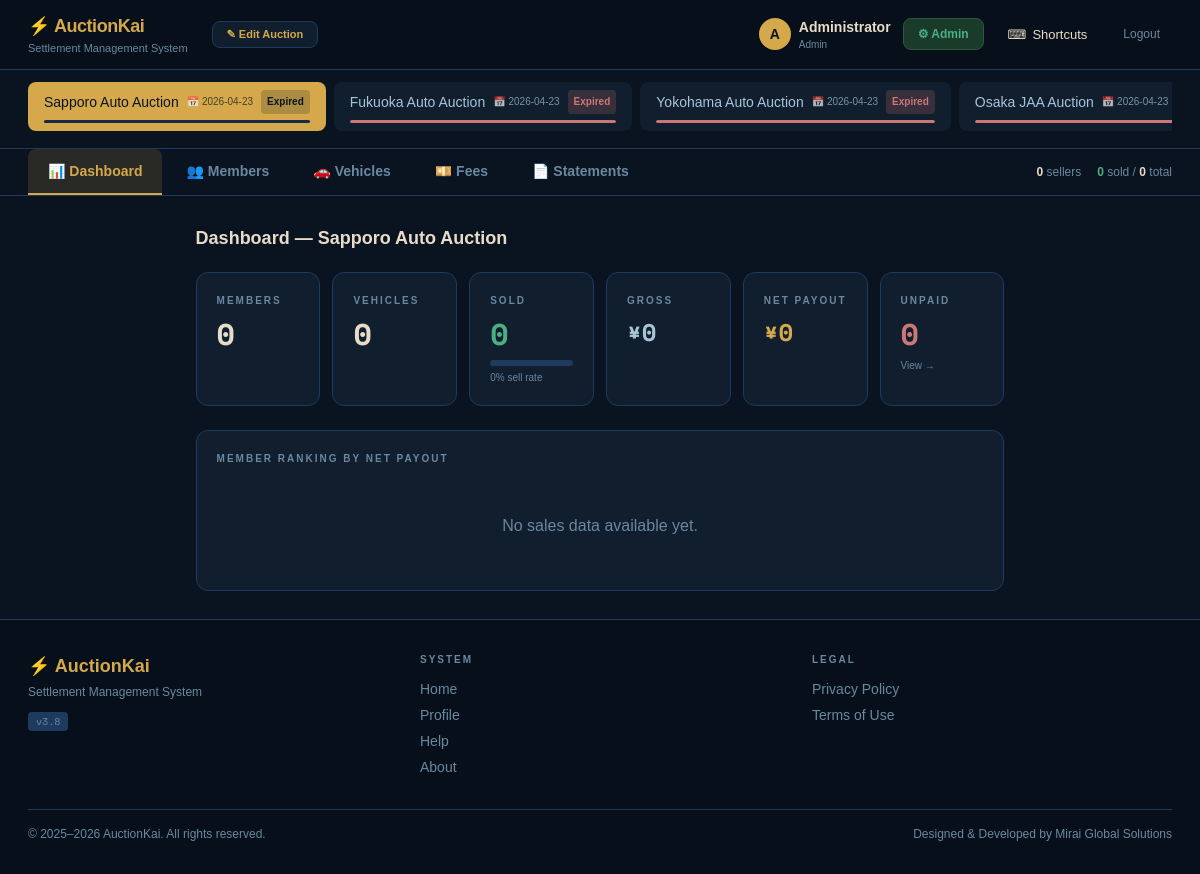
/index.php (signed in), run on the app's committed database.
### tables this page shows
CREATE TABLE IF NOT EXISTS `auction` (
  `id`              INT UNSIGNED AUTO_INCREMENT PRIMARY KEY,
  `user_id`         INT UNSIGNED NOT NULL,
  `name`            VARCHAR(200) NOT NULL,
  `date`            DATE         NOT NULL,
  `commission_fee` DECIMAL(12,0) NOT NULL DEFAULT 3300 COMMENT 'Commission fee per member',
  `expires_at`      DATE         NOT NULL COMMENT 'Auto-delete sold vehicles + auction after this date',
  `created_at`      TIMESTAMP    DEFAULT CURRENT_TIMESTAMP,
  `updated_at`      TIMESTAMP    DEFAULT CURRENT_TIMESTAMP ON UPDATE CURRENT_TIMESTAMP,
  FOREIGN KEY (`user_id`) REFERENCES `users`(`id`) ON DELETE CASCADE
);

### includes/helpers.php (called while the page is built, shortened)
<?php
function fmt(float $n): string {
    return '¥' . number_format(round($n));
}
function h(string $s): string {
    return htmlspecialchars($s, ENT_QUOTES, 'UTF-8');
}
function calcStatement(int $memberId, array $vehicles, float $commissionFee, array $specialFees = []): array {
    $all = array_values(array_filter($vehicles, fn($v) => (int)$v['member_id'] === $memberId));
    $mv = array_values(array_filter($all, fn($v) => $v['sold']));
    $uv = array_values(array_filter($all, fn($v) => !$v['sold']));
    $count       = count($mv);
    $unsoldCount = count($uv);
    $grossSales  = array_sum(array_column($mv, 'sold_price'));
    $taxTotal    = array_sum(array_map(fn($v) => round((float)$v['sold_price'] * 0.10), $mv));
    $recycleTotal= array_sum(array_map(fn($v) => (float)($v['recycle_fee'] ?? 0), $mv));
    $listingFeeTotal = array_sum(array_map(fn($v) => (float)($v['listing_fee'] ?? 0), $mv));
    $soldFeeTotal    = array_sum(array_map(fn($v) => (float)($v['sold_fee'] ?? 0), $mv));
    $nagareFeeTotal  = array_sum(array_map(fn($v) => (float)($v['nagare_fee'] ?? 0), $uv));
    $commissionTotal = $commissionFee;
    $specialDeductions = 0;
    $specialAdditions = 0;
    $totalReceived = $grossSales + $taxTotal + $recycleTotal + $specialAdditions;
    $totalVehicleDed = $listingFeeTotal + $soldFeeTotal + $nagareFeeTotal;
    $totalDed = $totalVehicleDed + $commissionTotal + $specialDeductions;
    $netPayout = $count > 0 ? $totalReceived - $totalDed : 0;
    return compact('mv','uv','count','unsoldCount','grossSales','taxTotal','recycleTotal','listingFeeTotal','soldFeeTotal','nagareFeeTotal','commissionTotal','commissionFee','specialDeductions','specialAdditions','specialFees','totalReceived','totalVehicleDed','totalDed','netPayout');
}

### views/partials/auction_bar.php (the view, shortened to what this page needs)
<div class="bg-ak-bg border-b border-ak-border px-4 md:px-7 py-2 md:py-3">
  <div class="auction-chips-wrap flex gap-2 items-center overflow-x-auto pb-1 scrollbar-thin scrollbar-ak">
    <?php foreach ($allAuctions as $a): ?>
      <a class="inline-flex flex-col items-start gap-0.5 px-3 py-1.5 md:px-4 md:py-2 rounded-lg text-sm font-medium transition-all duration-200 whitespace-nowrap <?= (int)$a['id'] === $activeAuctionId ? 'bg-ak-gold text-ak-bg animate-pulse-gold' : 'bg-ak-card text-ak-text2 hover:bg-ak-border' ?>" href="?auction_id=<?= (int)$a['id'] ?>&tab=<?= h($tab) ?>">
        <div class="flex items-center gap-2">
          <?= h($a['name']) ?>
          <span class="text-[10px] opacity-70 hidden md:inline">📅 <?= h($a['date']) ?></span>
          <?php
          $daysLeft = (int)((strtotime($a['expires_at']) - time()) / 86400);
          $badgeClass = $daysLeft <= 0 ? 'bg-ak-red/20 text-ak-red' : ($daysLeft <= 3 ? 'bg-yellow-500/20 text-yellow-400' : 'bg-ak-green/20 text-ak-green');
          $badgeText = $daysLeft <= 0 ? 'Expired' : ($daysLeft . 'd left');
          $totalDays = 14;
          $progressPct = $daysLeft <= 0 ? 100 : max(0, min(100, (($totalDays - $daysLeft) / $totalDays) * 100));
          $progressColor = $daysLeft <= 0 ? 'bg-ak-red' : ($daysLeft <= 3 ? 'bg-yellow-400' : 'bg-ak-green');
          ?>
          <span class="text-[10px] px-1.5 py-0.5 rounded font-bold <?= (int)$a['id'] === $activeAuctionId ? 'bg-ak-bg/20 text-ak-bg' : $badgeClass ?>"><?= $badgeText ?></span>
        </div>
        <div class="auction-progress w-full"><div class="auction-progress-bar <?= (int)$a['id'] === $activeAuctionId ? 'bg-ak-bg/40' : $progressColor ?>" style="width:<?= $progressPct ?>%"></div></div>
      </a>
    <?php endforeach; ?>
  </div>
</div>

### views/dashboard.php (shortened to what this page needs)
<?php
$totalGross = 0; $totalNet = 0; $memberRanking = [];
foreach ($members as $m) {
    $s = calcStatement((int)$m['id'], $vehicles, (float)($auction['commission_fee'] ?? 3300), $memberFeesAll[$m['id']] ?? []);
    $totalGross += $s['grossSales'];
    $totalNet  += $s['netPayout'];
    $memberRanking[] = ['name'=>$m['name'], 'count'=>$s['count'], 'unsoldCount'=>$s['unsoldCount'], 'gross'=>$s['grossSales'], 'net'=>$s['netPayout']];
}
usort($memberRanking, fn($a, $b) => $b['net'] <=> $a['net']);
?>
<h2 class="text-lg font-bold mb-5">Dashboard — <?= h($auction['name']) ?></h2>
<div class="grid grid-cols-3 md:grid-cols-6 gap-3 mb-6">
  <div class="bg-ak-card border border-ak-border rounded-xl p-5 animate-fade-in-up">
    <div class="text-ak-muted text-[10px] font-bold tracking-[2px] uppercase">Members</div>
    <div class="text-3xl font-bold text-ak-text mt-2 font-mono"><?= $membersInAuction ?></div>
  </div>
  <div class="bg-ak-card border border-ak-border rounded-xl p-5 animate-fade-in-up" style="animation-delay:.05s">
    <div class="text-ak-muted text-[10px] font-bold tracking-[2px] uppercase">Vehicles</div>
    <div class="text-3xl font-bold text-ak-text mt-2 font-mono"><?= count($vehicles) ?></div>
  </div>
  <div class="bg-ak-card border border-ak-border rounded-xl p-5 animate-fade-in-up" style="animation-delay:.1s">
    <div class="text-ak-muted text-[10px] font-bold tracking-[2px] uppercase">Sold</div>
    <div class="text-3xl font-bold text-ak-green mt-2 font-mono"><?= $totalSold ?></div>
    <?php $soldPct = count($vehicles) > 0 ? round(($totalSold / count($vehicles)) * 100) : 0; ?>
    <div class="mt-2 h-1.5 bg-ak-border rounded-full overflow-hidden"><div class="h-full bg-ak-green rounded-full transition-all" style="width:<?= $soldPct ?>%"></div></div>
    <div class="text-[10px] text-ak-muted mt-1"><?= $soldPct ?>% sell rate</div>
  </div>
  <div class="bg-ak-card border border-ak-border rounded-xl p-5 animate-fade-in-up" style="animation-delay:.15s">
    <div class="text-ak-muted text-[10px] font-bold tracking-[2px] uppercase">Gross</div>
    <div class="text-2xl font-bold text-ak-text2 mt-2 font-mono"><?= fmt($totalGross) ?></div>
  </div>
  <div class="bg-ak-card border border-ak-border rounded-xl p-5 animate-fade-in-up" style="animation-delay:.2s">
    <div class="text-ak-muted text-[10px] font-bold tracking-[2px] uppercase">Net Payout</div>
    <div class="text-2xl font-bold text-ak-gold mt-2 font-mono"><?= fmt($totalNet) ?></div>
  </div>
  <div class="bg-ak-card border border-ak-border rounded-xl p-5 animate-fade-in-up" style="animation-delay:.25s">
    <div class="text-ak-muted text-[10px] font-bold tracking-[2px] uppercase">Unpaid</div>
    <div class="text-3xl font-bold text-ak-red mt-2 font-mono"><?= $totalUnpaid ?></div>
    <a href="?tab=statements" class="text-[10px] text-ak-muted hover:text-ak-gold transition-colors">View →</a>
  </div>
</div>
<div class="bg-ak-card border border-ak-border rounded-xl p-5 animate-fade-in-up" style="animation-delay:.25s">
  <div class="text-[10px] font-bold tracking-[2px] uppercase text-ak-muted mb-4">Member Ranking by Net Payout</div>
  <?php if (empty($memberRanking) || $totalNet == 0): ?>
    <div class="text-ak-muted text-center py-8">No sales data available yet.</div>
  <?php endif; ?>
</div>

### data on the page
auction: name "Sapporo Auto Auction", date "2026-04-23", expires_at "Expired"
auction: name "Fukuoka Auto Auction", date "2026-04-23", expires_at "Expired"
auction: name "Yokohama Auto Auction", date "2026-04-23", expires_at "Expired"
auction: name "Osaka JAA Auction", date "2026-04-23"

### other printed values
$brand['brand_name'] "AuctionKai"
$brand['brand_tagline'] "Settlement Management System"
mb_strtoupper(mb_substr($userName, 0, 1)) "A"
$userName "Administrator"
$userRole "Admin"
$t['icon'] "📊"
$t['label'] "Dashboard"
$t['icon'] "👥"
$t['label'] "Members"
$t['icon'] "🚗"
$t['label'] "Vehicles"
$t['icon'] "💴"
$t['label'] "Fees"
$t['icon'] "📄"
$t['label'] "Statements"
